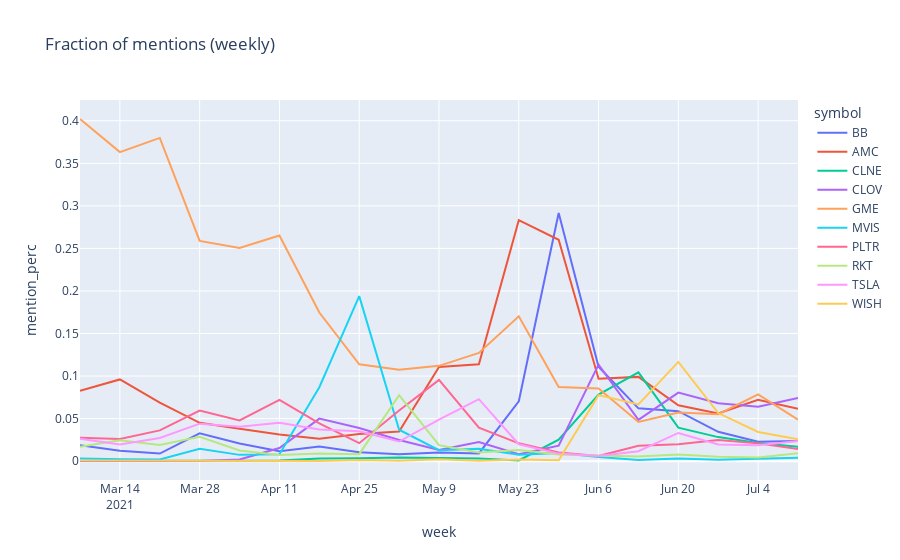

Here is the notebook cell this chart was saved with:
### Code cell
fig = px.line(tmp_wk[tmp_wk['symbol'].isin(top_symbols[0:10])].sort_values('week', ascending=False), 
              x="week", y="mention_perc", line_group="symbol", color="symbol",
              title="Fraction of mentions (weekly)")
fig.show()
